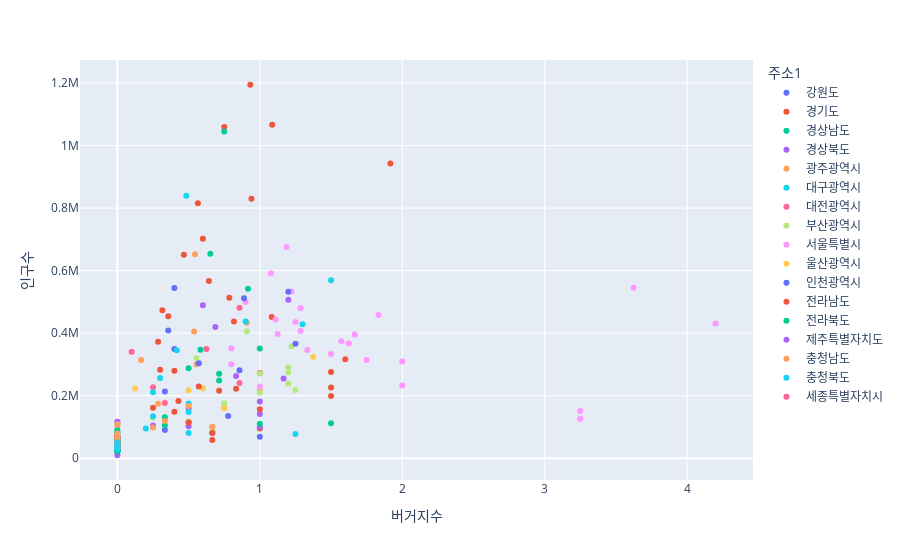

Write notebook code for a chart like this one.
### Code cell
# 버거지수에 따른 인구수 color by 광역시도
fig = px.scatter(final_df, x='버거지수', y='인구수', color='주소1')
fig.write_html(output_path+"burger-pop-scatter.html")
fig

### Figure 1 — Plotly figure (JSON) as saved in the notebook; plotly's stock layout.template omitted (floating-point values rounded to 4 significant figures)
{"data": [{"hovertemplate": "주소1=강원도<br>버거지수=%{x}<br>인구수=%{y}<extra></extra>", "legendgroup": "강원도", "marker": {"color": "#636efa", "symbol": "circle"}, "mode": "markers", "name": "강원도", "orientation": "v", "showlegend": true, "type": "scatter", "x": [0.3333, 0.6667, 0.4, 0.8571, 1, 0.3333, 0, 0, 0, 0, 0, 0, 0, 0, 0, 0, 0, 0], "xaxis": "x", "y": [213442, 81786, 349215, 281291, 69150, 90522, 27260, 67228, 22764, 27726, 39127, 31672, 37271, 45584, 43866, 42106, 24917, 46575], "yaxis": "y"}, {"hovertemplate": "주소1=경기도<br>버거지수=%{x}<br>인구수=%{y}<extra></extra>", "legendgroup": "경기도", "marker": {"color": "#EF553B", "symbol": "circle"}, "mode": "markers", "name": "경기도", "orientation": "v", "showlegend": true, "type": "scatter", "x": [1.087, 0.6667, 1.6, 0.2857, 1.5, 1.5, 0.8182, 0.6, 1, 0.9412, 1.917, 0.9333, 0.3158, 0.4667, 0.4286, 0.6429, 0.8333, 0.5, 1.5, 0.75, 1.083, 0.7143, 0.3571, 0.7857, 0.4, 1, 0.5652, 0.25, 0, 0, 0], "xaxis": "x", "y": [1066351, 58289, 316552, 372654, 199265, 275852, 437221, 701830, 94768, 829996, 942724, 1194465, 473682, 650918, 183405, 567044, 222314, 116874, 226379, 1059609, 451868, 215834, 454040, 513027, 148379, 272455, 815396, 161153, 62415, 111083, 43824], "yaxis": "y"}, {"hovertemplate": "주소1=경상남도<br>버거지수=%{x}<br>인구수=%{y}<extra></extra>", "legendgroup": "경상남도", "marker": {"color": "#00cc96", "symbol": "circle"}, "mode": "markers", "name": "경상남도", "orientation": "v", "showlegend": true, "type": "scatter", "x": [0.7143, 0.9167, 1.5, 1, 0.5833, 0.75, 0.3333, 0.3333, 0, 0, 0, 0, 0, 0, 0, 0, 0, 0], "xaxis": "x", "y": [248276, 542455, 111925, 350759, 347334, 1044740, 105552, 131404, 62179, 52276, 43622, 35417, 27168, 62331, 46574, 65700, 39637, 45204], "yaxis": "y"}, {"hovertemplate": "주소1=경상북도<br>버거지수=%{x}<br>인구수=%{y}<extra></extra>", "legendgroup": "경상북도", "marker": {"color": "#ab63fa", "symbol": "circle"}, "mode": "markers", "name": "경상북도", "orientation": "v", "showlegend": true, "type": "scatter", "x": [0.8333, 1.167, 0.6875, 1, 1, 0.5, 0.25, 1.2, 0.5, 0, 0, 0, 0, 0, 0, 0, 0, 0, 0, 0], "xaxis": "x", "y": [263185, 255402, 419742, 141229, 100688, 160052, 105067, 507025, 102470, 32373, 72242, 32150, 44015, 37361, 55100, 9617, 49314, 52595, 42910, 117047], "yaxis": "y"}, {"hovertemplate": "주소1=광주광역시<br>버거지수=%{x}<br>인구수=%{y}<extra></extra>", "legendgroup": "광주광역시", "marker": {"color": "#FFA15A", "symbol": "circle"}, "mode": "markers", "name": "광주광역시", "orientation": "v", "showlegend": true, "type": "scatter", "x": [0.5385, 1, 0.25, 0.9091, 0.5556], "xaxis": "x", "y": [405315, 218060, 98585, 433533, 300975], "yaxis": "y"}, {"hovertemplate": "주소1=대구광역시<br>버거지수=%{x}<br>인구수=%{y}<extra></extra>", "legendgroup": "대구광역시", "marker": {"color": "#19d3f3", "symbol": "circle"}, "mode": "markers", "name": "대구광역시", "orientation": "v", "showlegend": true, "type": "scatter", "x": [0.5, 1.5, 0.3, 0.4167, 0.9, 0.5, 1.3, 1.25], "xaxis": "x", "y": [148113, 568887, 256540, 345469, 437710, 175277, 428614, 77421], "yaxis": "y"}, {"hovertemplate": "주소1=대전광역시<br>버거지수=%{x}<br>인구수=%{y}<extra></extra>", "legendgroup": "대전광역시", "marker": {"color": "#FF6692", "symbol": "circle"}, "mode": "markers", "name": "대전광역시", "orientation": "v", "showlegend": true, "type": "scatter", "x": [0.25, 0.8571, 0.625, 0.8571, 0.3333], "xaxis": "x", "y": [226771, 481222, 349373, 240473, 177031], "yaxis": "y"}, {"hovertemplate": "주소1=부산광역시<br>버거지수=%{x}<br>인구수=%{y}<extra></extra>", "legendgroup": "부산광역시", "marker": {"color": "#B6E880", "symbol": "circle"}, "mode": "markers", "name": "부산광역시", "orientation": "v", "showlegend": true, "type": "scatter", "x": [1.2, 0.75, 1.2, 1, 1.222, 1.2, 1.25, 0.5556, 1, 0.9091, 0.25, 0.6667, 0.75, 0.5, 0, 0], "xaxis": "x", "y": [239062, 164716, 274480, 271247, 357880, 291132, 218094, 321004, 209395, 406102, 129566, 88165, 176148, 116711, 108229, 41910], "yaxis": "y"}, {"hovertemplate": "주소1=서울특별시<br>버거지수=%{x}<br>인구수=%{y}<extra></extra>", "legendgroup": "서울특별시", "marker": {"color": "#FF97FF", "symbol": "circle"}, "mode": "markers", "name": "서울특별시", "orientation": "v", "showlegend": true, "type": "scatter", "x": [3.625, 1.25, 1.75, 1.077, 0.9, 0.8, 1.286, 2, 1.222, 1.5, 1.333, 1.667, 1.571, 2, 4.2, 0.8, 1.111, 1.188, 1.833, 1.625, 1, 1.286, 3.25, 3.25, 1.125], "xaxis": "x", "y": [545169, 436067, 313954, 591796, 500094, 351350, 406664, 232810, 532905, 333362, 346194, 395963, 374035, 309397, 430826, 300889, 442650, 675961, 458165, 367678, 228670, 480032, 151290, 126171, 397015], "yaxis": "y"}, {"hovertemplate": "주소1=울산광역시<br>버거지수=%{x}<br>인구수=%{y}<extra></extra>", "legendgroup": "울산광역시", "marker": {"color": "#FECB52", "symbol": "circle"}, "mode": "markers", "name": "울산광역시", "orientation": "v", "showlegend": true, "type": "scatter", "x": [1.375, 0.75, 0.5, 0.6, 0.125], "xaxis": "x", "y": [323819, 159656, 217796, 223581, 223167], "yaxis": "y"}, {"hovertemplate": "주소1=인천광역시<br>버거지수=%{x}<br>인구수=%{y}<extra></extra>", "legendgroup": "인천광역시", "marker": {"color": "#636efa", "symbol": "circle"}, "mode": "markers", "name": "인천광역시", "orientation": "v", "showlegend": true, "type": "scatter", "x": [0.5714, 1.2, 0.3571, 0.8889, 0.4, 1.25, 0.7778, 0, 0], "xaxis": "x", "y": [303471, 532704, 408862, 511577, 544556, 366550, 135135, 69178, 20566], "yaxis": "y"}, {"hovertemplate": "주소1=전라남도<br>버거지수=%{x}<br>인구수=%{y}<extra></extra>", "legendgroup": "전라남도", "marker": {"color": "#EF553B", "symbol": "circle"}, "mode": "markers", "name": "전라남도", "orientation": "v", "showlegend": true, "type": "scatter", "x": [1, 0.5, 0.5714, 0.6667, 0.4, 0.3, 0, 0, 0, 0, 0, 0, 0, 0, 0, 0, 0, 0, 0, 0, 0], "xaxis": "x", "y": [156750, 114664, 229861, 81105, 279598, 282786, 35286, 64913, 28887, 26563, 46535, 41420, 53852, 54593, 50689, 45739, 38563, 30715, 32861, 70354, 62737], "yaxis": "y"}, {"hovertemplate": "주소1=전라북도<br>버거지수=%{x}<br>인구수=%{y}<extra></extra>", "legendgroup": "전라북도", "marker": {"color": "#00cc96", "symbol": "circle"}, "mode": "markers", "name": "전라북도", "orientation": "v", "showlegend": true, "type": "scatter", "x": [0.7143, 0.5, 0.6522, 1, 0, 0, 0, 0, 0, 0, 0, 0, 0, 0], "xaxis": "x", "y": [270131, 287771, 654394, 110541, 55504, 83895, 81441, 24303, 53295, 28382, 92220, 28902, 22441, 25697], "yaxis": "y"}, {"hovertemplate": "주소1=제주특별자치도<br>버거지수=%{x}<br>인구수=%{y}<extra></extra>", "legendgroup": "제주특별자치도", "marker": {"color": "#ab63fa", "symbol": "circle"}, "mode": "markers", "name": "제주특별자치도", "orientation": "v", "showlegend": true, "type": "scatter", "x": [0.6, 1], "xaxis": "x", "y": [489405, 181584], "yaxis": "y"}, {"hovertemplate": "주소1=충청남도<br>버거지수=%{x}<br>인구수=%{y}<extra></extra>", "legendgroup": "충청남도", "marker": {"color": "#FFA15A", "symbol": "circle"}, "mode": "markers", "name": "충청남도", "orientation": "v", "showlegend": true, "type": "scatter", "x": [0.5, 0.6667, 0.2857, 0.5455, 0.6667, 0.1667, 0.3333, 0, 0, 0, 0, 0, 0, 0, 0], "xaxis": "x", "y": [167042, 101114, 174690, 652258, 100423, 314395, 118842, 42971, 106474, 52257, 66740, 52805, 79238, 31717, 62743], "yaxis": "y"}, {"hovertemplate": "주소1=충청북도<br>버거지수=%{x}<br>인구수=%{y}<extra></extra>", "legendgroup": "충청북도", "marker": {"color": "#19d3f3", "symbol": "circle"}, "mode": "markers", "name": "충청북도", "orientation": "v", "showlegend": true, "type": "scatter", "x": [0.2, 0.5, 0.4839, 0.25, 0.25, 0, 0, 0, 0, 0, 0], "xaxis": "x", "y": [94982, 81084, 839566, 210737, 134617, 39163, 29756, 32949, 48738, 51023, 37392], "yaxis": "y"}, {"hovertemplate": "주소1=세종특별자치시<br>버거지수=%{x}<br>인구수=%{y}<extra></extra>", "legendgroup": "세종특별자치시", "marker": {"color": "#FF6692", "symbol": "circle"}, "mode": "markers", "name": "세종특별자치시", "orientation": "v", "showlegend": true, "type": "scatter", "x": [0.1], "xaxis": "x", "y": [340575], "yaxis": "y"}], "layout": {"legend": {"title": {"text": "주소1"}, "tracegroupgap": 0}, "margin": {"t": 60}, "xaxis": {"anchor": "y", "domain": [0, 1], "title": {"text": "버거지수"}}, "yaxis": {"anchor": "x", "domain": [0, 1], "title": {"text": "인구수"}}}}
